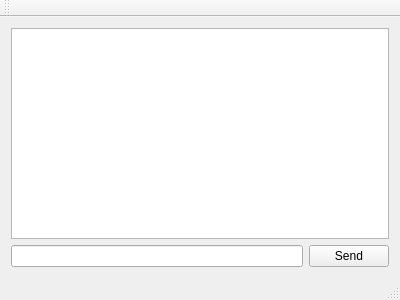
<?xml version="1.0" encoding="UTF-8"?>
<ui version="4.0">
 <class>MainWindow</class>
 <widget class="QMainWindow" name="MainWindow">
  <property name="geometry">
   <rect>
    <x>0</x>
    <y>0</y>
    <width>400</width>
    <height>300</height>
   </rect>
  </property>
  <property name="windowTitle">
   <string>MainWindow</string>
  </property>
  <widget class="QWidget" name="centralWidget">
   <layout class="QGridLayout" name="gridLayout_2">
    <item row="0" column="0">
     <layout class="QGridLayout" name="gridLayout">
      <item row="2" column="0">
       <widget class="QLineEdit" name="cmdLineEdit"/>
      </item>
      <item row="2" column="1">
       <widget class="QPushButton" name="sendButton">
        <property name="text">
         <string>Send</string>
        </property>
       </widget>
      </item>
      <item row="0" column="0" colspan="2">
       <widget class="QTextEdit" name="logEdit">
        <property name="readOnly">
         <bool>true</bool>
        </property>
       </widget>
      </item>
     </layout>
    </item>
   </layout>
  </widget>
  <widget class="QMenuBar" name="menuBar">
   <property name="geometry">
    <rect>
     <x>0</x>
     <y>0</y>
     <width>400</width>
     <height>19</height>
    </rect>
   </property>
  </widget>
  <widget class="QToolBar" name="mainToolBar">
   <attribute name="toolBarArea">
    <enum>TopToolBarArea</enum>
   </attribute>
   <attribute name="toolBarBreak">
    <bool>false</bool>
   </attribute>
  </widget>
  <widget class="QStatusBar" name="statusBar"/>
 </widget>
 <layoutdefault spacing="6" margin="11"/>
 <resources/>
 <connections/>
</ui>
